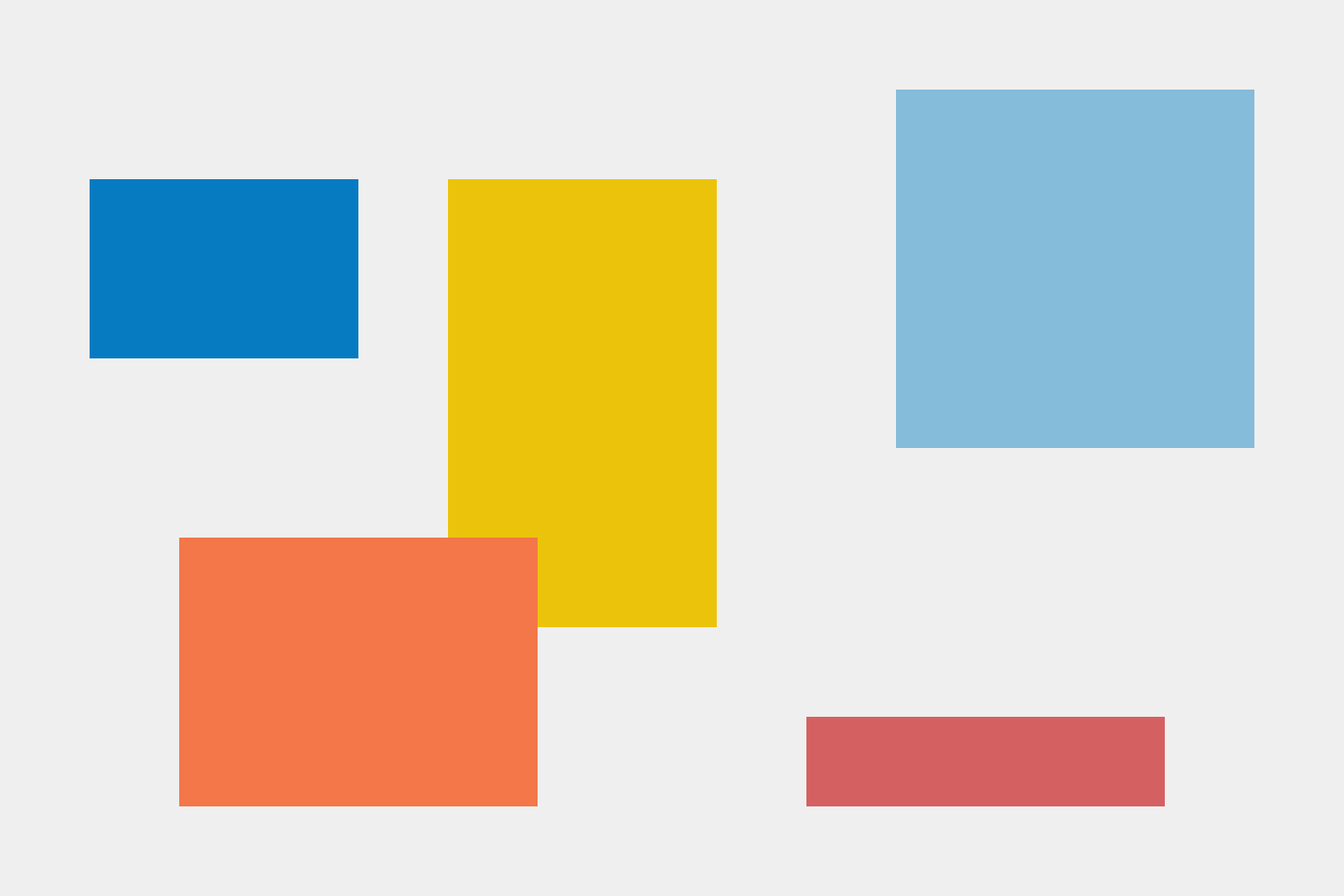
<?xml version="1.0" encoding="UTF-8"?>
<ui version="4.0">
 <class>Form</class>
 <widget class="QWidget" name="Form">
  <property name="geometry">
   <rect>
    <x>0</x>
    <y>0</y>
    <width>1500</width>
    <height>1000</height>
   </rect>
  </property>
  <property name="maximumSize">
   <size>
    <width>1500</width>
    <height>1000</height>
   </size>
  </property>
  <property name="windowTitle">
   <string>Sticky</string>
  </property>
  <widget class="QWidget" name="one" native="true">
   <property name="geometry">
    <rect>
     <x>100</x>
     <y>200</y>
     <width>300</width>
     <height>200</height>
    </rect>
   </property>
   <property name="styleSheet">
    <string notr="true">background-color: rgb(6, 123, 194);</string>
   </property>
  </widget>
  <widget class="QWidget" name="two" native="true">
   <property name="geometry">
    <rect>
     <x>1000</x>
     <y>100</y>
     <width>400</width>
     <height>400</height>
    </rect>
   </property>
   <property name="styleSheet">
    <string notr="true">background-color: rgb(132, 188, 218);</string>
   </property>
  </widget>
  <widget class="QWidget" name="three" native="true">
   <property name="geometry">
    <rect>
     <x>500</x>
     <y>200</y>
     <width>300</width>
     <height>500</height>
    </rect>
   </property>
   <property name="styleSheet">
    <string notr="true">background-color: rgb(236, 195, 11);</string>
   </property>
  </widget>
  <widget class="QWidget" name="four" native="true">
   <property name="geometry">
    <rect>
     <x>200</x>
     <y>600</y>
     <width>400</width>
     <height>300</height>
    </rect>
   </property>
   <property name="styleSheet">
    <string notr="true">background-color: rgb(243, 119, 72);</string>
   </property>
  </widget>
  <widget class="QWidget" name="five" native="true">
   <property name="geometry">
    <rect>
     <x>900</x>
     <y>800</y>
     <width>400</width>
     <height>100</height>
    </rect>
   </property>
   <property name="styleSheet">
    <string notr="true">background-color: rgb(213, 96, 98);</string>
   </property>
  </widget>
 </widget>
 <resources/>
 <connections/>
 <slots>
  <slot>reset()</slot>
 </slots>
</ui>
